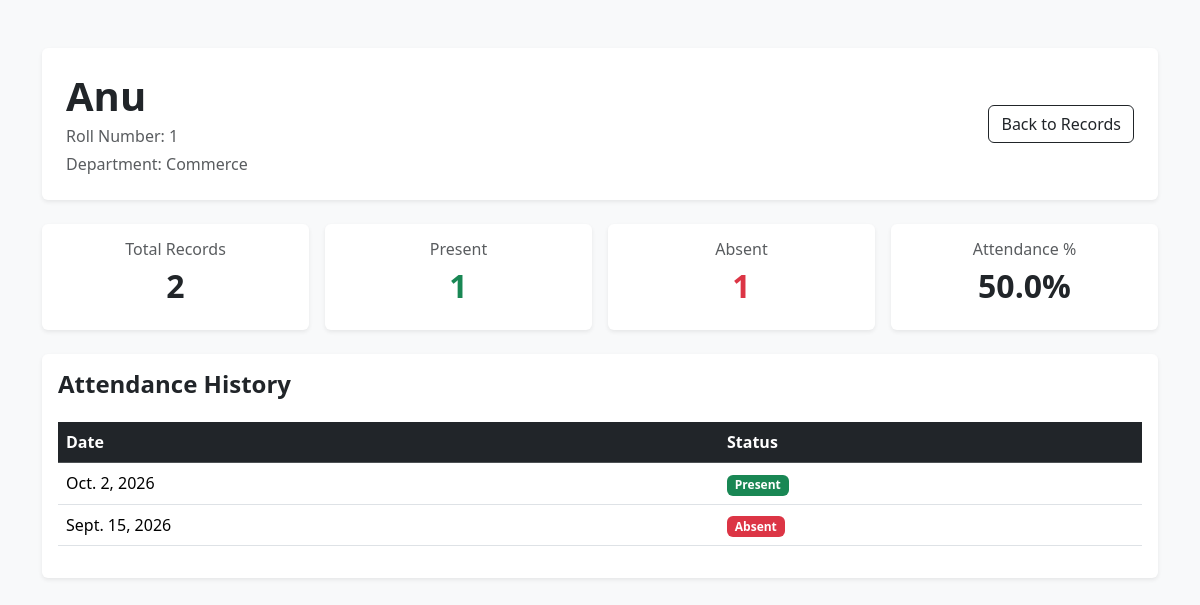
Screenshot of /attendance/student/2/history/ (signed in) with the database file from the repository.
### students/models.py (models this page shows, shortened)
class Student(models.Model):
    name = models.CharField(
        max_length=150
    )
    roll_number = models.CharField(
        max_length=30,
        unique=True
    )
    email = models.EmailField(
        unique=True
    )
    phone = models.CharField(
        max_length=20
    )
    department = models.CharField(
        max_length=100
    )
    joining_date = models.DateField(
        default=timezone.localdate
    )
    photo = models.ImageField(
        upload_to='students/',
        blank=True
    )

### attendance/models.py (models this page shows, shortened)
class Attendance(models.Model):
    STATUS_CHOICES = [
        ('P', 'Present'),
        ('A', 'Absent'),
    ]
    student = models.ForeignKey(
        Student,
        on_delete=models.CASCADE,
        related_name='attendances'
    )
    date = models.DateField()
    status = models.CharField(
        max_length=1,
        choices=STATUS_CHOICES,
        default='P'
    )
    created_at = models.DateTimeField(
        auto_now_add=True
    )
    updated_at = models.DateTimeField(
        auto_now=True
    )
    class Meta:
        constraints = [
            models.UniqueConstraint(
                fields=['student', 'date'],
                name='unique_student_daily_attendance'
            )
        ]
        ordering = [
            '-date',
            'student__roll_number'
        ]

### attendance/views.py (the view)
@login_required
def student_history(request, id):
    student = Student.objects.get(id=id)
    records = Attendance.objects.filter(
        student=student
    ).order_by('-date')
    total_records = records.count()
    present_count = records.filter(
        status='P'
    ).count()
    absent_count = records.filter(
        status='A'
    ).count()
    if total_records:
        attendance_percentage = round(
            (present_count / total_records) * 100,
            1
        )
    else:
        attendance_percentage = 0
    return render(
        request,
        'attendance/student_history.html',
        {
            'student': student,
            'records': records,
            'total_records': total_records,
            'present_count': present_count,
            'absent_count': absent_count,
            'attendance_percentage': attendance_percentage,
        }
    )

### templates/attendance/student_history.html (shortened to what this page needs)
<!DOCTYPE html>
<html lang="en">
<head>
    <link href="https://cdn.jsdelivr.net/npm/bootstrap@5.3.3/dist/css/bootstrap.min.css"
          rel="stylesheet">
</head>
<body class="bg-light">
<div class="container py-5">
    <div class="card shadow-sm border-0 mb-4">
        <div class="card-body p-4">
            <div class="d-flex justify-content-between align-items-center">
                <div>
                    <h1 class="fw-bold mb-1">
                        {{ student.name }}
                    </h1>
                    <p class="text-muted mb-1">
                        Roll Number: {{ student.roll_number }}
                    </p>
                    <p class="text-muted mb-0">
                        Department: {{ student.department }}
                    </p>
                </div>
                <a href="{% url 'attendance_records' %}"
                   class="btn btn-outline-dark">
                    Back to Records
                </a>
            </div>
        </div>
    </div>
    <div class="row g-3 mb-4">
        <div class="col-md-3">
            <div class="card shadow-sm border-0 text-center">
                <div class="card-body">
                    <h6 class="text-muted">
                        Total Records
                    </h6>
                    <h2 class="fw-bold">
                        {{ total_records }}
                    </h2>
                </div>
            </div>
        </div>
        <div class="col-md-3">
            <div class="card shadow-sm border-0 text-center">
                <div class="card-body">
                    <h6 class="text-muted">
                        Present
                    </h6>
                    <h2 class="fw-bold text-success">
                        {{ present_count }}
                    </h2>
                </div>
            </div>
        </div>
        <div class="col-md-3">
            <div class="card shadow-sm border-0 text-center">
                <div class="card-body">
                    <h6 class="text-muted">
                        Absent
                    </h6>
                    <h2 class="fw-bold text-danger">
                        {{ absent_count }}
                    </h2>
                </div>
            </div>
        </div>
        <div class="col-md-3">
            <div class="card shadow-sm border-0 text-center">
                <div class="card-body">
                    <h6 class="text-muted">
                        Attendance %
                    </h6>
                    <h2 class="fw-bold">
                        {{ attendance_percentage }}%
                    </h2>
                </div>
            </div>
        </div>
    </div>
    <div class="card shadow-sm border-0">
        <div class="card-body">
            <h4 class="fw-bold mb-4">
                Attendance History
            </h4>
            <div class="table-responsive">
                <table class="table table-hover align-middle">
                    <thead class="table-dark">
                        <tr>
                            <th>Date</th>
                            <th>Status</th>
                        </tr>
                    </thead>
                    <tbody>
                        {% for record in records %}
                            <tr>
                                <td>
                                    {{ record.date }}
                                </td>
                                <td>
                                    {% if record.status == 'P' %}
                                        <span class="badge text-bg-success">
                                            Present
                                        </span>
                                    {% else %}
                                        <span class="badge text-bg-danger">
                                            Absent
                                        </span>
                                    {% endif %}
                                </td>
                            </tr>
                        {% endfor %}
                    </tbody>
                </table>
            </div>
        </div>
    </div>
</div>
</body>
</html>

### rows the page displays
Student: name "Anu", roll_number "1", department "Commerce"
Attendance: date "Oct. 2, 2026", status "Present"
Attendance: date "Sept. 15, 2026", status "Absent"

### other values shown
{{ total_records }} "2"
{{ present_count }} "1"
{{ absent_count }} "1"
{{ attendance_percentage }} "50.0"
